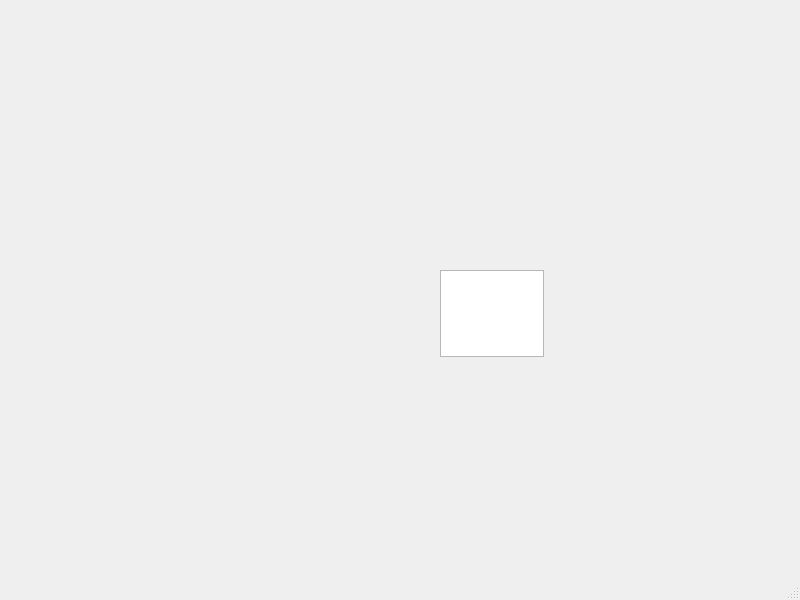
<?xml version="1.0" encoding="UTF-8"?>
<ui version="4.0">
 <class>MainWindow</class>
 <widget class="QMainWindow" name="MainWindow">
  <property name="geometry">
   <rect>
    <x>0</x>
    <y>0</y>
    <width>800</width>
    <height>600</height>
   </rect>
  </property>
  <property name="windowTitle">
   <string>MainWindow</string>
  </property>
  <widget class="QWidget" name="centralwidget">
   <widget class="QTextEdit" name="textEdit">
    <property name="geometry">
     <rect>
      <x>440</x>
      <y>270</y>
      <width>104</width>
      <height>87</height>
     </rect>
    </property>
   </widget>
  </widget>
  <widget class="QMenuBar" name="menubar">
   <property name="geometry">
    <rect>
     <x>0</x>
     <y>0</y>
     <width>800</width>
     <height>26</height>
    </rect>
   </property>
  </widget>
  <widget class="QStatusBar" name="statusbar"/>
 </widget>
 <resources/>
 <connections/>
</ui>
